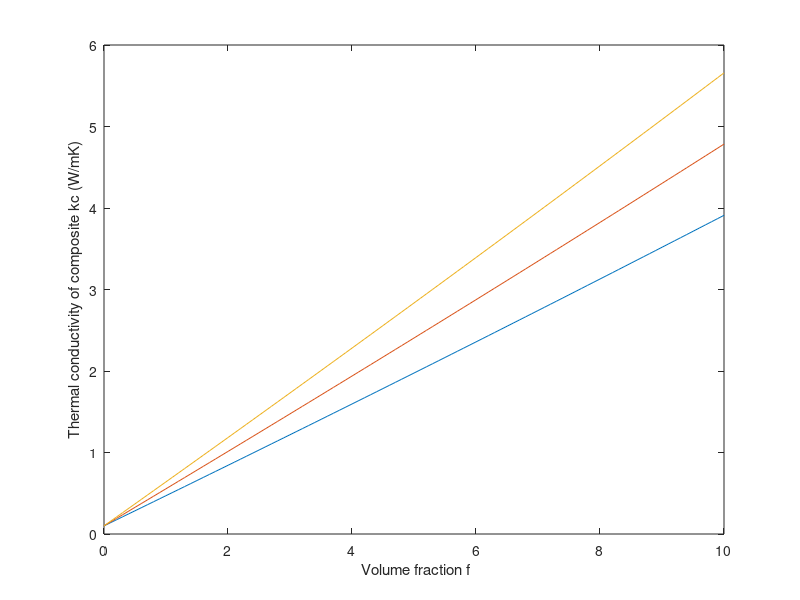

The MATLAB source for this figure:
clc;
close all;
clear all;


%%%%%%%%%%%
A1= 500 *10^-9;
sigbA = 3.7*10^9 ;

L1= 300*10^-9;%%%%%%%%%%

% v=2*10^4;
% C= 700*2300  
%  kp1 = 1/3 *Lef1* v* C
 
 kp1 =(sigbA )/(1/(L1)+2/(pi *A1));
%kp= 2000;
km=0.1;
H1=3*.35*10^-9;%%%%%%%%%%%
% H=.35*10^-9
a11=L1;
a21=L1;
a31=H1;

% kp1=550%%%%%%%%%%

Rb=10*10^-9;

p1=H1/L1

ak1=Rb*km
alp1=Rb*km/H1


L111=(p1^2/(2*(p1^2-1)))+(p1/(2*(1-p1^2)^(3/2)))*acos(p1)
gama1=(1+2*p1)*alp1;

L221=L111;
L331=1-2*L111

kc111=kp1/(1+gama1*L111*kp1/km);
kc221=kp1/(1+gama1*L221*kp1/km);
kc331=kp1/(1+gama1*L331*kp1/km);

% kc111=kp1 +gama1*(1-L111)*km;
% kc221=kp1 +gama1*(1-L221)*km;
% kc331=kp1 +gama1*(1-L331)*km;

b111=(kc111-km)/(km +L111*(kc111-km));
b221=(kc221-km)/(km +L221*(kc221-km));
b331=(kc331-km)/(km +L331*(kc331-km));


%%%%%%%%%%%
%%%%%%%%%%%
A2=775*10^-9;
L2=100*10^-9;
H2=0.35*10^-9;

% H=.35*10^-9
a12=L2;
a22=L2;
a32=H2;

kp2 =(sigbA )/(1/(L2)+2/(pi *A2));

p2=H2/L2


ak2=Rb*km
alp2=Rb*km/H2

L112=(p2^2/(2*(p2^2-1)))+(p2/(2*(1-p2^2)^(3/2)))*acos(p2)
gama2=(1+2*p2)*alp2;

L222=L112;
L332=1-2*L112

kc112=kp2/(1+gama2*L112*kp2/km);
kc222=kp2/(1+gama2*L222*kp2/km);
kc332=kp2/(1+gama2*L332*kp2/km);

% kc112=kp2 +gama2*(1-L112)*km;
% kc222=kp2 +gama2*(1-L222)*km;
% kc332=kp2 +gama2*(1-L332)*km;

b112=(kc112-km)/(km +L112*(kc112-km));
b222=(kc222-km)/(km +L222*(kc222-km));
b332=(kc332-km)/(km +L332*(kc332-km));




%%%%%%%%%%%
L3= 5000*10^-9;%%%%%%%%%%
H3=3*0.35*10^-9;
% Lef3=(A* L3)/(A+ L3);
% v=1*10^6;
% C= 700
   kp3=2200
   
%    T=300
%     vt=18000;
%     vl=24000;
%     gammat=0.75;
%     gammal=1.8;
%     M=1.87*1.992*10^-26;
%     wmaxt=108*10^12;
%     wmaxl=241*10^12;
%     kb=1.38065*10^-23;
%     hc=1.0545*10^-34;
%     h=0.35*10^-9;
%         wmint=vt/gammat*sqrt(M*vt*wmaxt/(kb*T*L3));
%         wminl=vl/gammal*sqrt(M*vl*wmaxl/(kb*T*L3));
%         Ft=-log(abs(exp(hc*wmint/(kb*T))-1))+hc*wmint/(kb*T)*(exp(hc*wmint/(kb*T))/(exp(hc*wmint/(kb*T))-1));
%         Fl=-log(abs(exp(hc*wminl/(kb*T))-1))+hc*wminl/(kb*T)*(exp(hc*wminl/(kb*T))/(exp(hc*wminl/(kb*T))-1));
%         kumeq=M/(4*pi*T*h)*(wmaxt*vt^2/gammat^2*Ft(i)+wmaxl*vl^2/gammal^2*Fl(i));
%  
%         kp3(i)=kumeq(i)*1     ; 
   
   

a13=L3;
a23=L3;
a33=H3;

% kp3=2000%%%%%%%%%%%%%

p3=H3/L3

ak3=Rb*km
alp3=Rb*km/H3


L113=(p3^2/(2*(p3^2-1)))+(p3/(2*(1-p3^2)^(3/2)))*acos(p3)
gama3=(1+2*p3)*alp3;

L223=L113;
L333=1-2*L113

kc113=kp3/(1+gama3*L113*kp3/km);
kc223=kp3/(1+gama3*L223*kp3/km);
kc333=kp3/(1+gama3*L333*kp3/km);

% kc113=kp3 +gama3*(1-L113)*km;
% kc223=kp3 +gama3*(1-L223)*km;
% kc333=kp3 +gama3*(1-L333)*km;

b113=(kc113-km)/(km +L113*(kc113-km));
b223=(kc223-km)/(km +L223*(kc223-km));
b333=(kc333-km)/(km +L333*(kc333-km));



fr1=0.75
fr2=0.1
fr3=0.15





f=0:0.001:0.1
% cs=1/3; %%%%
for i=1:length(f)
%   k11(i)=(2+ f(i)*(b11*(1-L11)*(1+cs)+ b33*(1-L33)*(1-cs) ))/(2-f(i)*(b11*L11*(1+cs)+b33*L33*(1-cs)));
 k1(i) =(3+f(i)*(2*b111*(1-L111)+b331*(1-L331)))/(3-f(i)*(2*b111*L111+b331*L331));
  ka1(i)=k1(i)*km;
  ke1(i)=ka1(i)*fr1;
  k2(i) =(3+f(i)*(2*b112*(1-L112)+b332*(1-L332)))/(3-f(i)*(2*b112*L112+b332*L332));
  ka2(i)=k2(i)*km;
  ke2(i)=ka2(i)*fr2;
   k3(i) =(3+f(i)*(2*b113*(1-L113)+b333*(1-L333)))/(3-f(i)*(2*b113*L113+b333*L333));
  ka3(i)=k3(i)*km;
  ke3(i)=ka3(i)*fr3;
  
  ktim(i)=ke1(i)+ke2(i)+ke3(i);
  
end



%     plot(f,ke1)
% hold on;
%      plot(f,ke2)
%  hold on;
%    plot(f,ke3)
%  hold on;
  plot(f*100,ktim)
  hold on;
 
  
  
  
  
  fr21=0.70
  fr22=0.10
  fr23=0.20

f=0:0.001:0.1
% cs=1/3; %%%%
for i=1:length(f)
%   k11(i)=(2+ f(i)*(b11*(1-L11)*(1+cs)+ b33*(1-L33)*(1-cs) ))/(2-f(i)*(b11*L11*(1+cs)+b33*L33*(1-cs)));
 k1(i) =(3+f(i)*(2*b111*(1-L111)+b331*(1-L331)))/(3-f(i)*(2*b111*L111+b331*L331));
  ka1(i)=k1(i)*km;
  ke1(i)=ka1(i)*fr21;
  k2(i) =(3+f(i)*(2*b112*(1-L112)+b332*(1-L332)))/(3-f(i)*(2*b112*L112+b332*L332));
  ka2(i)=k2(i)*km;
  ke2(i)=ka2(i)*fr22;
   k3(i) =(3+f(i)*(2*b113*(1-L113)+b333*(1-L333)))/(3-f(i)*(2*b113*L113+b333*L333));
  ka3(i)=k3(i)*km;
  ke3(i)=ka3(i)*fr23;
  
  ktim2(i)=ke1(i)+ke2(i)+ke3(i);
  
end

    plot(f*100,ktim2)
    hold on;

     fr31=0.65
     fr32=0.10
     fr33=0.25

f=0:0.001:0.1
% cs=1/3; %%%%
for i=1:length(f)
%   k11(i)=(2+ f(i)*(b11*(1-L11)*(1+cs)+ b33*(1-L33)*(1-cs) ))/(2-f(i)*(b11*L11*(1+cs)+b33*L33*(1-cs)));
 k1(i) =(3+f(i)*(2*b111*(1-L111)+b331*(1-L331)))/(3-f(i)*(2*b111*L111+b331*L331));
  ka1(i)=k1(i)*km;
  ke1(i)=ka1(i)*fr31;
  k2(i) =(3+f(i)*(2*b112*(1-L112)+b332*(1-L332)))/(3-f(i)*(2*b112*L112+b332*L332));
  ka2(i)=k2(i)*km;
  ke2(i)=ka2(i)*fr32;
   k3(i) =(3+f(i)*(2*b113*(1-L113)+b333*(1-L333)))/(3-f(i)*(2*b113*L113+b333*L333));
  ka3(i)=k3(i)*km;
  ke3(i)=ka3(i)*fr33;
  
  ktim3(i)=ke1(i)+ke2(i)+ke3(i);
  
end

    plot(f*100,ktim3)

 xlabel(' Volume fraction f'), ylabel('Thermal conductivity of composite kc (W/mK)'),
% title('thermal conductivity vs. f=volume fraction for graphene-MLG-epoxy compodite: differnt sample ')
f1=f*100;
f2=f1';
iktim=ktim';
iktim2=ktim2';
iktim3=ktim3';
